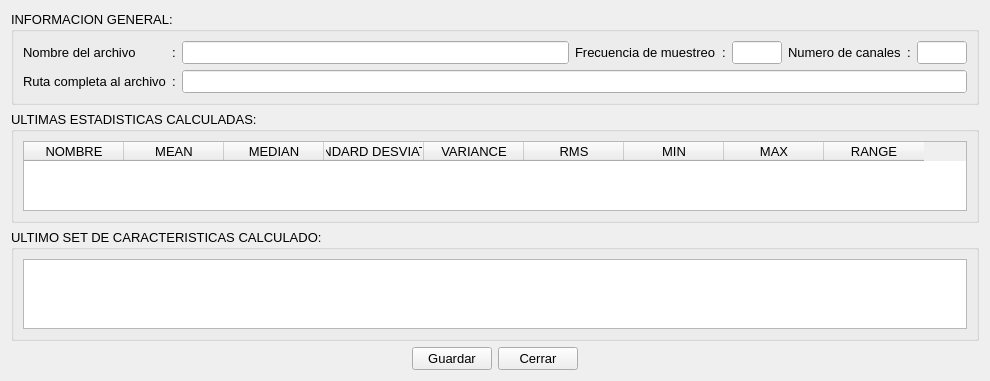
<?xml version="1.0" encoding="UTF-8"?>
<ui version="4.0">
 <class>signal_Info</class>
 <widget class="QWidget" name="signal_Info">
  <property name="geometry">
   <rect>
    <x>0</x>
    <y>0</y>
    <width>990</width>
    <height>370</height>
   </rect>
  </property>
  <property name="maximumSize">
   <size>
    <width>16777215</width>
    <height>370</height>
   </size>
  </property>
  <property name="font">
   <font>
    <pointsize>10</pointsize>
   </font>
  </property>
  <property name="windowTitle">
   <string>Informacion de la señal</string>
  </property>
  <property name="windowIcon">
   <iconset resource="images.qrc">
    <normaloff>:/imagenes/icono.ico</normaloff>:/imagenes/icono.ico</iconset>
  </property>
  <layout class="QGridLayout" name="gridLayout_2">
   <item row="1" column="0">
    <widget class="QGroupBox" name="gB_Estadisticas">
     <property name="title">
      <string>ULTIMAS ESTADISTICAS CALCULADAS:</string>
     </property>
     <layout class="QGridLayout" name="gridLayout_3">
      <item row="0" column="0">
       <widget class="QTableWidget" name="tabla_Estadisticas">
        <column>
         <property name="text">
          <string>NOMBRE</string>
         </property>
        </column>
        <column>
         <property name="text">
          <string>MEAN</string>
         </property>
        </column>
        <column>
         <property name="text">
          <string>MEDIAN</string>
         </property>
        </column>
        <column>
         <property name="text">
          <string>STANDARD DESVIATION</string>
         </property>
        </column>
        <column>
         <property name="text">
          <string>VARIANCE</string>
         </property>
        </column>
        <column>
         <property name="text">
          <string>RMS</string>
         </property>
        </column>
        <column>
         <property name="text">
          <string>MIN</string>
         </property>
        </column>
        <column>
         <property name="text">
          <string>MAX</string>
         </property>
        </column>
        <column>
         <property name="text">
          <string>RANGE</string>
         </property>
        </column>
       </widget>
      </item>
     </layout>
    </widget>
   </item>
   <item row="3" column="0">
    <layout class="QHBoxLayout" name="horizontalLayout_2">
     <item>
      <spacer name="horizontalSpacer_2">
       <property name="orientation">
        <enum>Qt::Horizontal</enum>
       </property>
       <property name="sizeHint" stdset="0">
        <size>
         <width>40</width>
         <height>20</height>
        </size>
       </property>
      </spacer>
     </item>
     <item>
      <layout class="QHBoxLayout" name="horizontalLayout">
       <item>
        <widget class="QPushButton" name="btn_Guardar">
         <property name="text">
          <string>Guardar</string>
         </property>
        </widget>
       </item>
       <item>
        <widget class="QPushButton" name="btn_Salir">
         <property name="text">
          <string>Cerrar</string>
         </property>
        </widget>
       </item>
      </layout>
     </item>
     <item>
      <spacer name="horizontalSpacer">
       <property name="orientation">
        <enum>Qt::Horizontal</enum>
       </property>
       <property name="sizeHint" stdset="0">
        <size>
         <width>40</width>
         <height>20</height>
        </size>
       </property>
      </spacer>
     </item>
    </layout>
   </item>
   <item row="2" column="0">
    <widget class="QGroupBox" name="gB_Caracteristicas">
     <property name="title">
      <string>ULTIMO SET DE CARACTERISTICAS CALCULADO:</string>
     </property>
     <layout class="QGridLayout" name="gridLayout_4">
      <item row="1" column="0">
       <widget class="QTableView" name="tabal_Caracteristicas"/>
      </item>
     </layout>
    </widget>
   </item>
   <item row="0" column="0">
    <widget class="QGroupBox" name="gB_InfoGeneral">
     <property name="title">
      <string>INFORMACION GENERAL:</string>
     </property>
     <layout class="QGridLayout" name="gridLayout">
      <item row="0" column="3" colspan="4">
       <widget class="QLineEdit" name="file_name">
        <property name="sizePolicy">
         <sizepolicy hsizetype="Expanding" vsizetype="Fixed">
          <horstretch>0</horstretch>
          <verstretch>0</verstretch>
         </sizepolicy>
        </property>
        <property name="autoFillBackground">
         <bool>true</bool>
        </property>
        <property name="readOnly">
         <bool>true</bool>
        </property>
       </widget>
      </item>
      <item row="1" column="0">
       <layout class="QHBoxLayout" name="horizontalLayout_4">
        <item>
         <widget class="QLabel" name="label_path">
          <property name="text">
           <string>Ruta completa al archivo</string>
          </property>
         </widget>
        </item>
       </layout>
      </item>
      <item row="0" column="0">
       <layout class="QHBoxLayout" name="horizontalLayout_3">
        <item>
         <widget class="QLabel" name="label_name">
          <property name="text">
           <string>Nombre del archivo</string>
          </property>
         </widget>
        </item>
       </layout>
      </item>
      <item row="0" column="9">
       <widget class="QLineEdit" name="fs">
        <property name="sizePolicy">
         <sizepolicy hsizetype="Fixed" vsizetype="Fixed">
          <horstretch>0</horstretch>
          <verstretch>0</verstretch>
         </sizepolicy>
        </property>
        <property name="maximumSize">
         <size>
          <width>50</width>
          <height>16777215</height>
         </size>
        </property>
        <property name="autoFillBackground">
         <bool>true</bool>
        </property>
        <property name="readOnly">
         <bool>true</bool>
        </property>
       </widget>
      </item>
      <item row="0" column="7">
       <widget class="QLabel" name="label_fs">
        <property name="text">
         <string>Frecuencia de muestreo</string>
        </property>
       </widget>
      </item>
      <item row="0" column="8">
       <widget class="QLabel" name="label_9">
        <property name="sizePolicy">
         <sizepolicy hsizetype="Maximum" vsizetype="Preferred">
          <horstretch>0</horstretch>
          <verstretch>0</verstretch>
         </sizepolicy>
        </property>
        <property name="text">
         <string>:</string>
        </property>
       </widget>
      </item>
      <item row="0" column="1">
       <widget class="QLabel" name="label_5">
        <property name="sizePolicy">
         <sizepolicy hsizetype="Maximum" vsizetype="Preferred">
          <horstretch>0</horstretch>
          <verstretch>0</verstretch>
         </sizepolicy>
        </property>
        <property name="text">
         <string>:</string>
        </property>
       </widget>
      </item>
      <item row="1" column="1">
       <widget class="QLabel" name="label_6">
        <property name="text">
         <string>:</string>
        </property>
       </widget>
      </item>
      <item row="0" column="10">
       <widget class="QLabel" name="label_numc">
        <property name="text">
         <string>Numero de canales</string>
        </property>
       </widget>
      </item>
      <item row="0" column="11">
       <widget class="QLabel" name="label_8">
        <property name="sizePolicy">
         <sizepolicy hsizetype="Maximum" vsizetype="Preferred">
          <horstretch>0</horstretch>
          <verstretch>0</verstretch>
         </sizepolicy>
        </property>
        <property name="text">
         <string>:</string>
        </property>
       </widget>
      </item>
      <item row="0" column="12">
       <widget class="QLineEdit" name="numc">
        <property name="sizePolicy">
         <sizepolicy hsizetype="Maximum" vsizetype="Fixed">
          <horstretch>0</horstretch>
          <verstretch>0</verstretch>
         </sizepolicy>
        </property>
        <property name="maximumSize">
         <size>
          <width>50</width>
          <height>16777215</height>
         </size>
        </property>
        <property name="autoFillBackground">
         <bool>true</bool>
        </property>
        <property name="readOnly">
         <bool>true</bool>
        </property>
       </widget>
      </item>
      <item row="1" column="3" colspan="10">
       <widget class="QLineEdit" name="path">
        <property name="autoFillBackground">
         <bool>true</bool>
        </property>
        <property name="readOnly">
         <bool>true</bool>
        </property>
       </widget>
      </item>
     </layout>
    </widget>
   </item>
  </layout>
 </widget>
 <resources>
  <include location="images.qrc"/>
 </resources>
 <connections>
  <connection>
   <sender>btn_Salir</sender>
   <signal>clicked()</signal>
   <receiver>signal_Info</receiver>
   <slot>close()</slot>
   <hints>
    <hint type="sourcelabel">
     <x>541</x>
     <y>340</y>
    </hint>
    <hint type="destinationlabel">
     <x>646</x>
     <y>355</y>
    </hint>
   </hints>
  </connection>
 </connections>
</ui>
